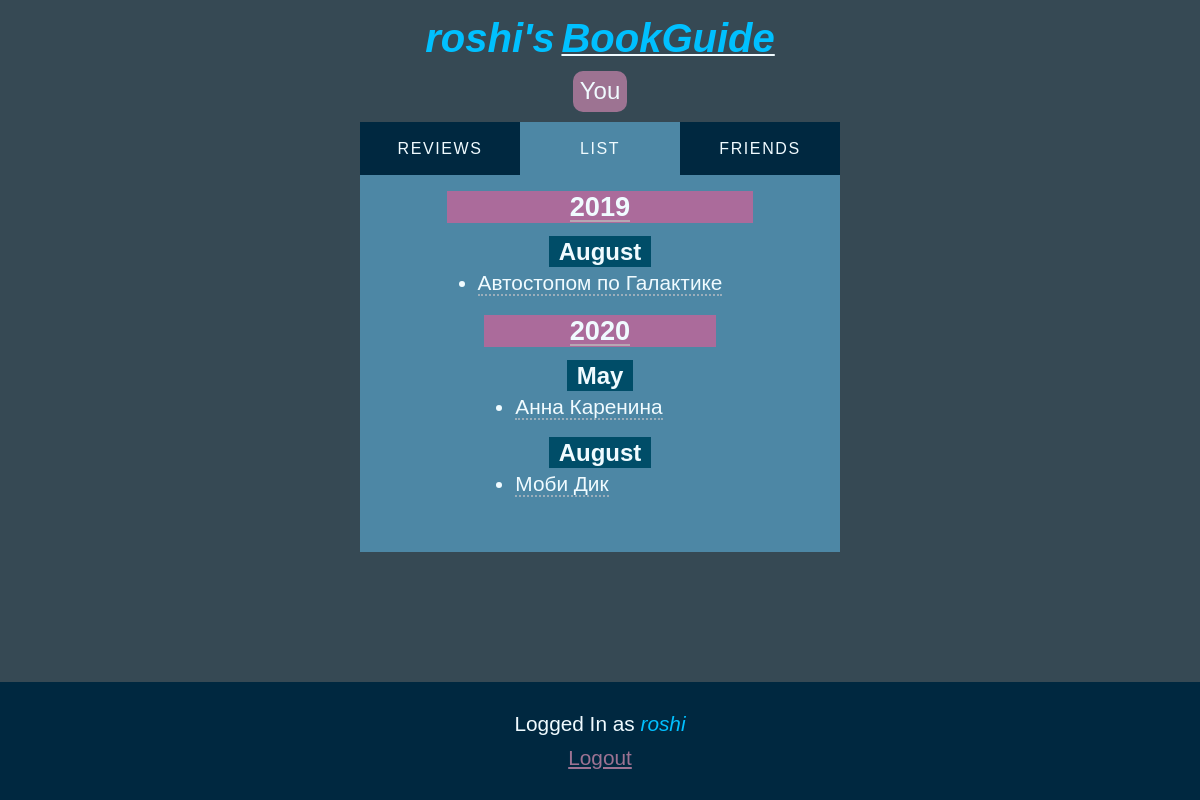
The app's page /roshi/ (signed in) with its own data.
### list/models.py (models this page shows, shortened)
class BookDate(models.Model):
    book = models.ForeignKey(Book, on_delete=models.CASCADE)
    date = models.DateField(default=datetime.date.today)
    notes = models.TextField(null=True, blank=True)
    user = models.ForeignKey(settings.AUTH_USER_MODEL, on_delete=models.CASCADE)
    class Meta:
        ordering = ['date']

class Book(models.Model):
    title = models.CharField(max_length=100)

### list/views.py (the view)
# urls.py: path('<username>/', views.readonly_list, name='readonlylist'),
@never_cache
def readonly_list(request, username):
    user = get_object_or_404(get_user_model(), username=username)
    context = {
            'list': get_list(user),
            'another_owner': user,
            'current_tab': 'list',
            'invites_from_me': [invite.to_user.user for invite in request.user.profile.invites_from_me.all()]
    }
    return render(request, 'list.html', context)

### list/templatetags/list_extras.py (called while the page is built)
@register.simple_tag
def month_name(index):
    index = str(index)
    if index == "1":
        return _("January")
    elif index == "2":
        return _("February")
    elif index == "3":
        return _("March")
    elif index == "4":
        return _("April")
    elif index == "5":
        return _("May")
    elif index == "6":
        return _("June")
    elif index == "7":
        return _("July")
    elif index == "8":
        return _("August")
    elif index == "9":
        return _("September")
    elif index == "10":
        return _("October")
    elif index == "11":
        return _("November")
    elif index == "12":
        return _("December")

### list/views.py (called while the page is built)
def get_list(user):
    bookdate_list = BookDate.objects.filter(user=user)
    dates = bookdate_list.dates('date', 'month')
    dct = OrderedDict()
    for date in dates:
        if not date.year in dct:
            dct[date.year] = OrderedDict()
        dct[date.year][date.month] = bookdate_list.filter(date=date)
    return dct

### list/templates/list.html (shortened to what this page needs)
{% extends "base_list.html" %}
{% load list_extras %}
{% load i18n %}
{% block main %}
<main>
    {% for year, monthlist in list.items %}
        <article>
            <h2><label for="hide-months-{{year}}"><span>{{year}}</span></label></h2>
            {% for month, booklist in monthlist.items %}
            <section>
                <h3><span>{% month_name month %}</span></h3>
                <ul>
                    {% for book in booklist %}
                    <li>
                        <label for="{{book.pk}}-cb">{{ book.book.title }}</label>
                    </li>
                    {% endfor %}
                </ul>
            </section>
            {% endfor %}
        </article>
    {% empty %}
    <h1>{% trans 'The list is currently empty' %}</h1>
    {% endfor %}
</main>
{% endblock %}

### list/templates/base_list.html (shortened to what this page needs)
{% extends "base_generic.html" %}
{% load list_extras %}
{% load i18n %}
{% block head %}
    {% load static %}
    <link rel="stylesheet" href="{% static 'list.css' %}" type="text/css">
    {% load static %}
    <link rel="stylesheet" href="{% static 'colors.css' %}" type="text/css">
{% endblock %}
{% block content %}
    <header>
        {% if another_owner.username %}
            <h1><em>{{ another_owner.username }}'s</em> <a href="{% url 'home' %}"><em>BookGuide</em></a></h1>
            {% if another_owner.username == request.user.username %}
                <span class="big-tag you">{% trans 'You' %}</span>
            {% elif another_owner.profile in request.user.profile.friends.all %}
                <span class="big-tag friend" >{% trans 'Friend' %}</span>
            {% elif another_owner in invites_from_me %}
                <span class="big-tag invite-sent">{% trans 'Invite Sent' %}</span>
            {% else %}
            <a class="big-tag send-invite" href="{% url 'send_invite' another_owner.username %}?next={{request.get_full_path}}">{% trans 'Send Invite' %}</a>
            {% endif %}
        {% else %}
            <h1><a href="{% url 'home' %}" ><em>BookGuide</em></a></h1>
        {% endif %}
    </header>
    <nav>
        <a {% if current_tab == 'reviews' %}selected{%endif%} href="{% url 'allbooks' %}">{% trans 'Reviews' %}</a>
        <a {% if current_tab == 'list' %}selected{%endif%} href="{% url 'home' %}">{% trans 'List' %}</a>
        <a {% if current_tab == 'friends' %}selected{%endif%} href="{% url 'friends' %}">{% trans 'Friends' %}</a>
    </nav>
    {% block main %}
    {% endblock %}
    <footer>
        {% if user.username %}
            <p>{% trans 'Logged In as' %} <em>{{ user.username }}</em></p>
            <a href="{% url 'logout' %}">{% trans 'Logout' %}</a>
        {% else %}
            <p>{% trans 'Not Logged In' %}</p>
            <em><a href="{% url 'login' %}">{% trans 'Login' %}</a></em>
        {% endif %}
    </footer>
{% endblock %}

### list/static/list.css (style rules this page uses)
html { font-size: 100%; }
* { font-size: 1.3rem; font-family: sans-serif; word-break: break-word; }
h1 { font-size: 1.5rem; }
.big-tag { font-size: 1.5rem; padding: 0.4rem; border-radius: 10px; vertical-align: middle; }
.you { background-color: var(--link-secondary); }
nav { width: min(30rem, 100%); margin: 0 auto; display: flex; justify-content: center; align-items: center; text-align: center; background-color: var(--nav); }
nav>a { font-size: 1rem; flex: 1 1 0px; padding: 2ch 0 ; text-transform: uppercase; letter-spacing: 0.1rem; text-decoration: none; }
nav>a[selected] { background-color: var(--main); }
header>h1 em, header>h1 em * { font-size: 2.5rem; }
h2, h2 span { font-size: 1.7rem; }
article { min-width: min(20ch, 100%); }
h3 { margin-bottom: 1rem; }
h3>span { font-size: 1.5rem; padding: 2px 10px; }
html { overflow-x: hidden; }
body { display: flex; flex-direction: column; min-height: 100vh; min-width: 100vw; margin: 0; }
header { display: flex; align-items: center; flex-direction: column; padding-bottom: 10px; width: 100%; }
main { width: min(30rem, 100%); margin: 0 auto; display: flex; align-items: center; flex-direction: column; padding: 1rem 1ch; box-sizing: border-box; }
h1,h2,h3 { text-align: center; }
h2 { margin: 0 0 15px 0; }
h3 { margin: 15px 0 5px 0; }
ul { margin: 0 0 20px 0; padding: 0; }
h1 { margin-bottom: 10px; }
article:last-child { padding-bottom: 20px; }
section { margin-bottom: 5px; }
li>label { user-select: none; }
li>label { width: 100%; }
li { margin: 0 31px; }
footer { margin-top: auto; margin-bottom: 0; width: 100%; padding-bottom: 30px; text-align: center; }
footer p { margin: 0 0 10px 0; padding-top: 30px; }
html { overscroll-behavior: none; }
body { background-color: var(--dark); }
header { background-color: var(--dark); }
main { background-color: var(--main); }
* { color: var(--text-light); }
h3>span { background-color: var(--header-secondary) }
h2 { background-color: var(--header-main); }
em, em * { color: var(--highlight); }
footer { background-color: var(--main-darker); }
footer a { color: var(--link-secondary); }
li>label { cursor: pointer; border-bottom: 2px dotted var(--highlight-in-text); }
article>h2>label>span { cursor: pointer; box-shadow: inset 0px -2px 0px 0px var(--highlight-in-header); }

### list/static/colors.css (style rules this page uses)
html { --dark: #364954; --nav: #002840; --main: #4D87A5; --text-light: #F0FBFF; --text-dark: #444; --header-main: #AB6B9B; --header-secondary: #004D68; --highlight: #00C0FF; --danger: #C46367; --green: #2ECC71; --main-darker: #002840; --highlight-in-text: #9AAEBB; --highlight-in-header: #B8A6B3; --link-secondary: #9D7392; }

### records on screen
BookDate: book "Автостопом по Галактике"
BookDate: book "Анна Каренина"
BookDate: book "Моби Дик"

### other values on screen
{{ another_owner.username }} "roshi"
{{ year }} "2019" "2020"
{{ user.username }} "roshi"
